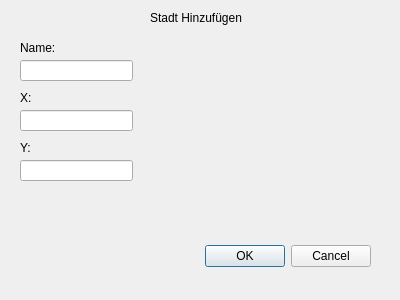
<?xml version="1.0" encoding="UTF-8"?>
<ui version="4.0">
 <class>Dialog</class>
 <widget class="QDialog" name="Dialog">
  <property name="geometry">
   <rect>
    <x>0</x>
    <y>0</y>
    <width>400</width>
    <height>300</height>
   </rect>
  </property>
  <property name="windowTitle">
   <string>Dialog</string>
  </property>
  <widget class="QDialogButtonBox" name="buttonBox">
   <property name="geometry">
    <rect>
     <x>30</x>
     <y>240</y>
     <width>341</width>
     <height>32</height>
    </rect>
   </property>
   <property name="orientation">
    <enum>Qt::Horizontal</enum>
   </property>
   <property name="standardButtons">
    <set>QDialogButtonBox::Cancel|QDialogButtonBox::Ok</set>
   </property>
  </widget>
  <widget class="QLabel" name="label">
   <property name="geometry">
    <rect>
     <x>150</x>
     <y>10</y>
     <width>111</width>
     <height>16</height>
    </rect>
   </property>
   <property name="text">
    <string>Stadt Hinzufügen</string>
   </property>
  </widget>
  <widget class="QLabel" name="label_2">
   <property name="geometry">
    <rect>
     <x>20</x>
     <y>40</y>
     <width>58</width>
     <height>16</height>
    </rect>
   </property>
   <property name="text">
    <string>Name:</string>
   </property>
  </widget>
  <widget class="QLabel" name="label_3">
   <property name="geometry">
    <rect>
     <x>20</x>
     <y>90</y>
     <width>58</width>
     <height>16</height>
    </rect>
   </property>
   <property name="text">
    <string>X:</string>
   </property>
  </widget>
  <widget class="QLabel" name="label_4">
   <property name="geometry">
    <rect>
     <x>20</x>
     <y>140</y>
     <width>58</width>
     <height>16</height>
    </rect>
   </property>
   <property name="text">
    <string>Y:</string>
   </property>
  </widget>
  <widget class="QLineEdit" name="nameDerStadt">
   <property name="geometry">
    <rect>
     <x>20</x>
     <y>60</y>
     <width>113</width>
     <height>21</height>
    </rect>
   </property>
  </widget>
  <widget class="QLineEdit" name="XKoor">
   <property name="geometry">
    <rect>
     <x>20</x>
     <y>110</y>
     <width>113</width>
     <height>21</height>
    </rect>
   </property>
  </widget>
  <widget class="QLineEdit" name="YKoor">
   <property name="geometry">
    <rect>
     <x>20</x>
     <y>160</y>
     <width>113</width>
     <height>21</height>
    </rect>
   </property>
  </widget>
 </widget>
 <resources/>
 <connections>
  <connection>
   <sender>buttonBox</sender>
   <signal>accepted()</signal>
   <receiver>Dialog</receiver>
   <slot>accept()</slot>
   <hints>
    <hint type="sourcelabel">
     <x>248</x>
     <y>254</y>
    </hint>
    <hint type="destinationlabel">
     <x>157</x>
     <y>274</y>
    </hint>
   </hints>
  </connection>
  <connection>
   <sender>buttonBox</sender>
   <signal>rejected()</signal>
   <receiver>Dialog</receiver>
   <slot>reject()</slot>
   <hints>
    <hint type="sourcelabel">
     <x>316</x>
     <y>260</y>
    </hint>
    <hint type="destinationlabel">
     <x>286</x>
     <y>274</y>
    </hint>
   </hints>
  </connection>
 </connections>
</ui>
